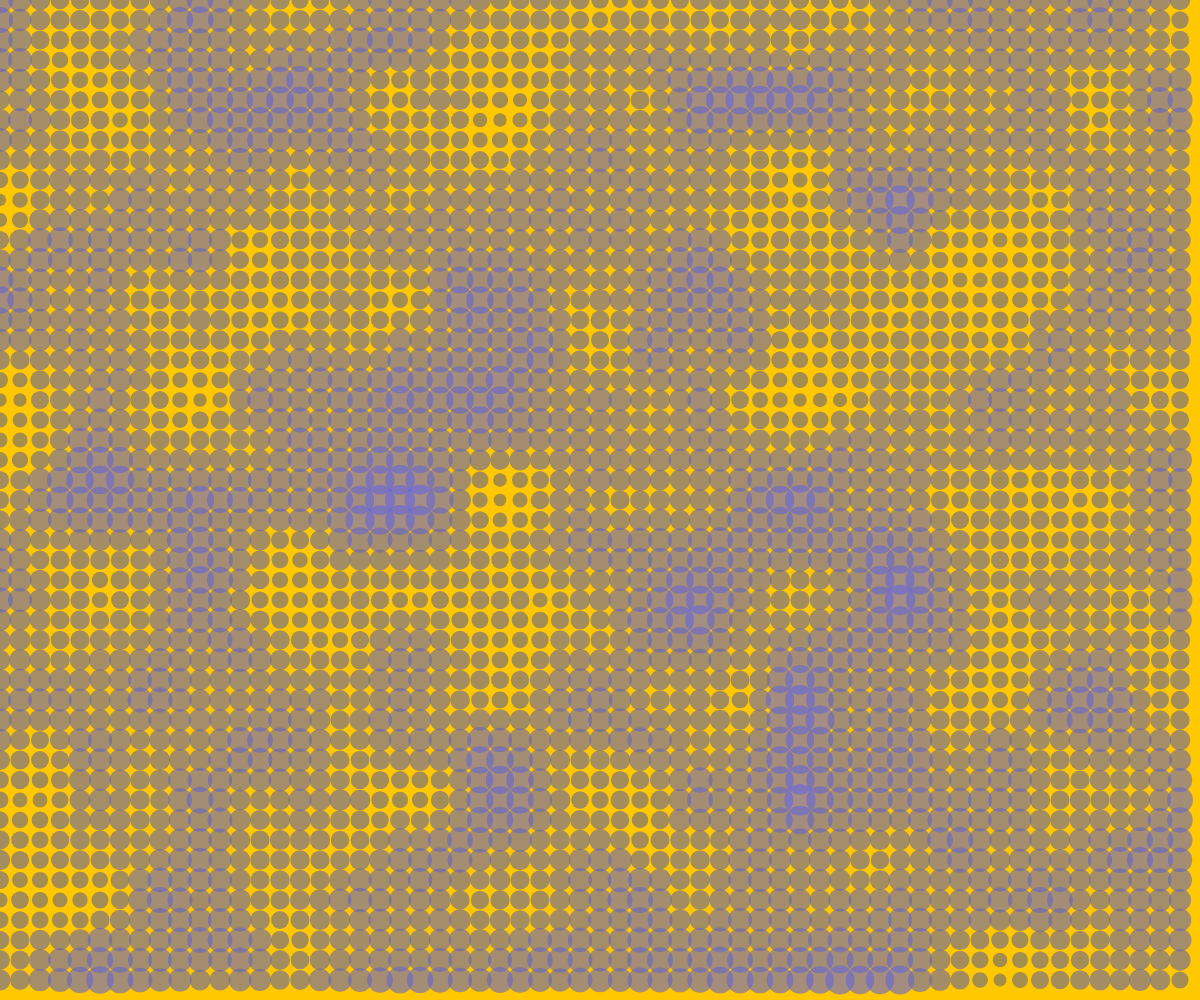
Frame 1 (no input)
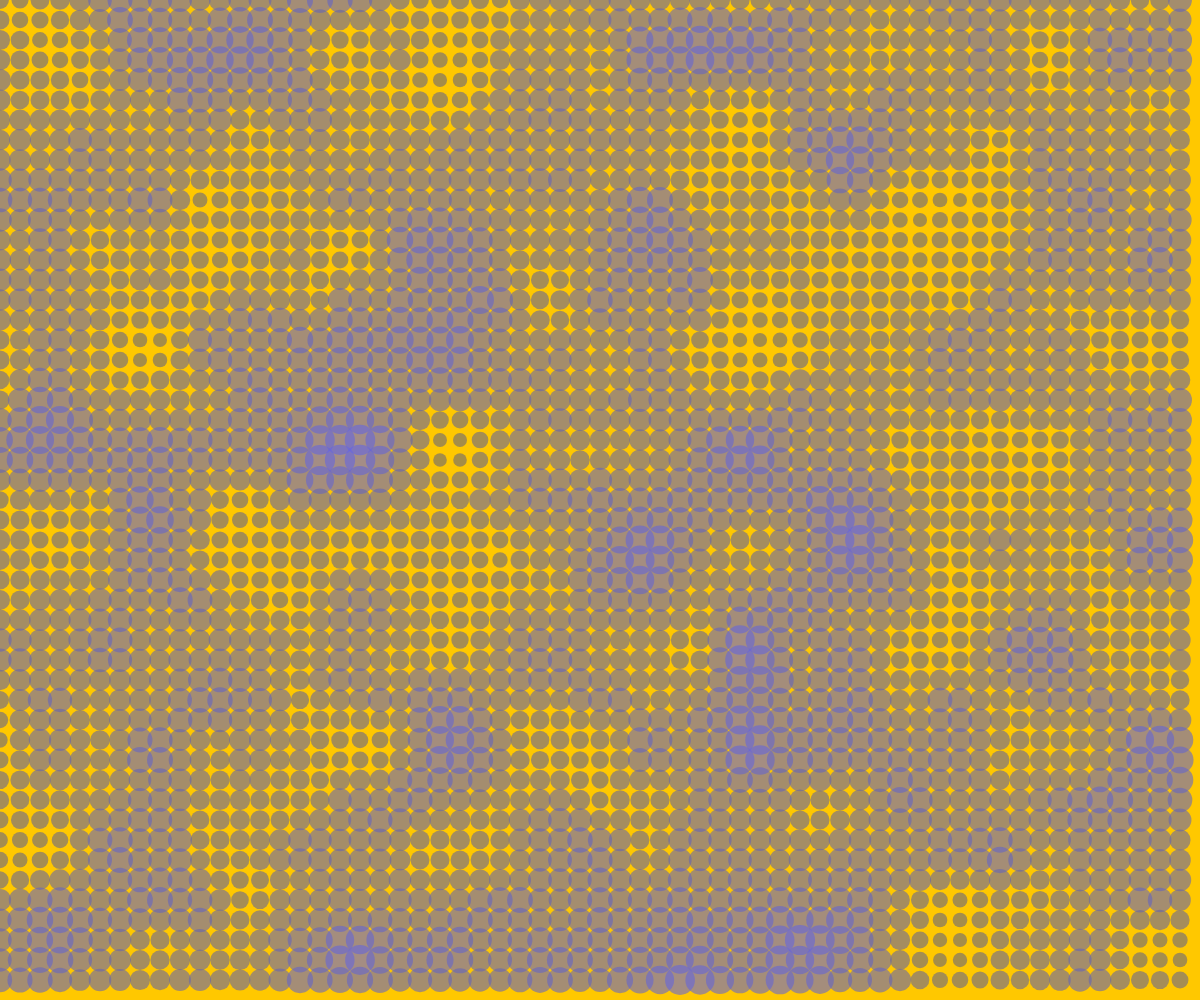
Frame 60 (no input)
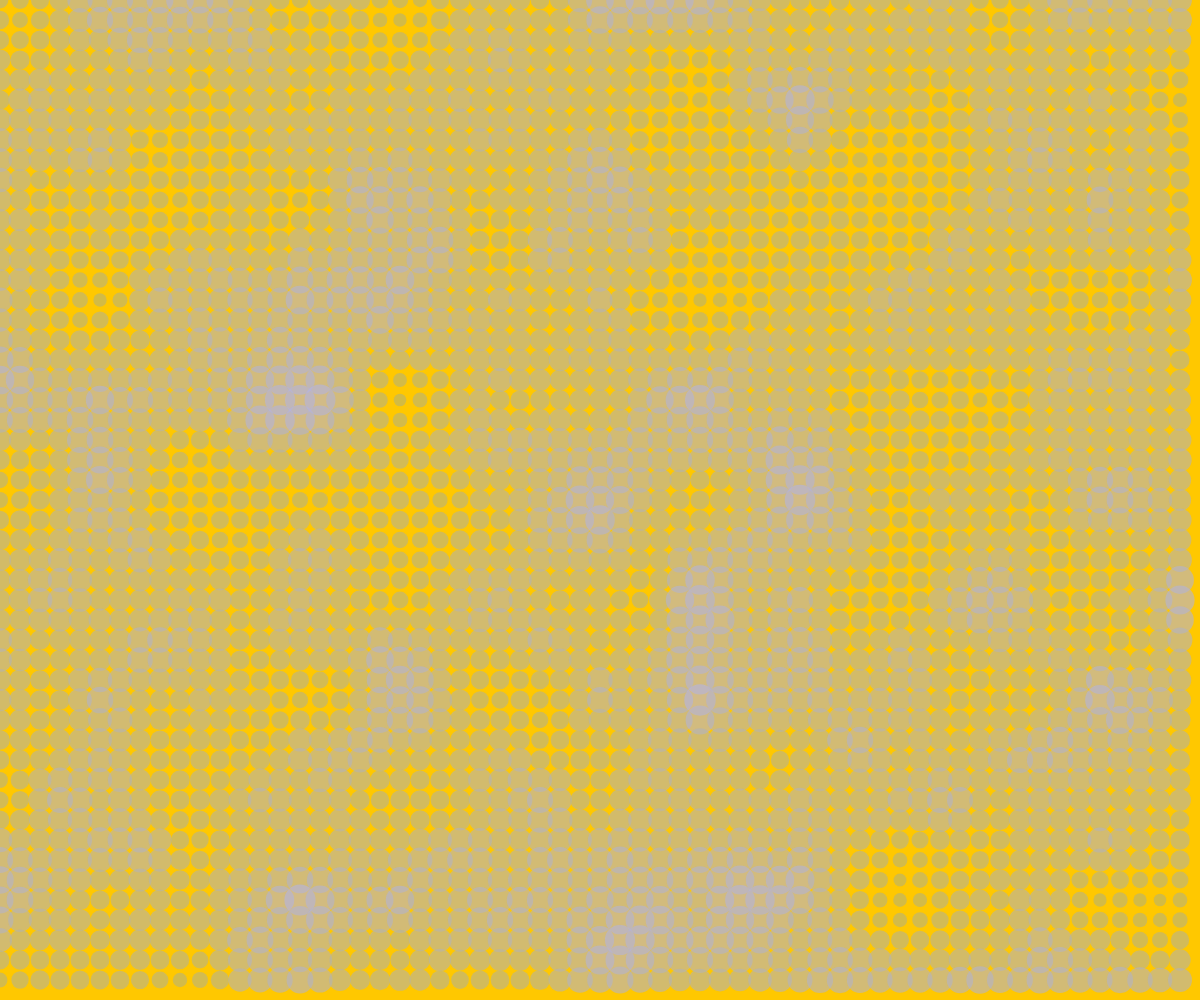
Frame 120 (the mouse pressed at the canvas centre since frame 60)

The p5.js sketch that drew these frames (run headless with seeded random() and noise() and a simulated clock; from frame 60 on, the mouse is pressed at the canvas centre):

// p5.js sketch
// ── sketch.js
function setup() {
  createCanvas(windowWidth, windowHeight);
  noStroke();
  noiseDetail(4, 0.5);
}

function draw() {
  background(255,200,0);

  let gridSize = 20;
  let t = millis() * 0.0005;

  for (let x = 0; x < width; x += gridSize) {
    for (let y = 0; y < height; y += gridSize) {
      let nx = x * 0.01;
      let ny = y * 0.01;
      let n = noise(nx + t, ny + t);

      // Color según posición del mouse
      let r = map(mouseX, 0, width, 100, 255);
      let g = map(mouseY, 0, height, 100, 255);
      let b = map(n, 0, 1, 100, 255);

      fill(r, g, b, 150);
      let ellipseSize = map(n, 0, 1, 10, 35);
      ellipse(x, y, ellipseSize, ellipseSize);
    }
  }
}
